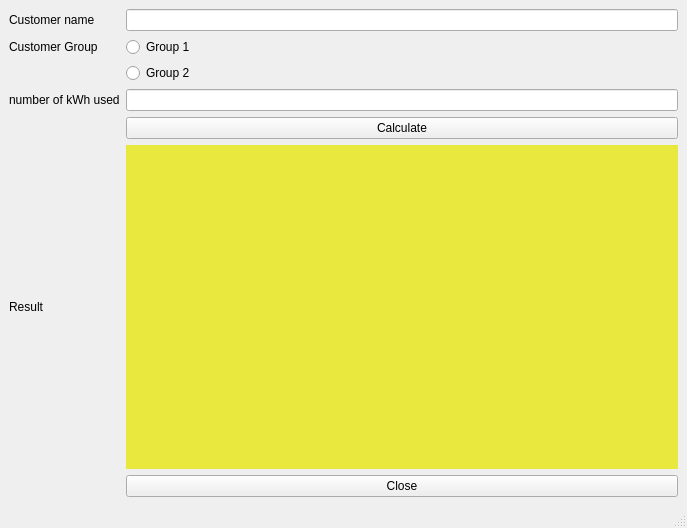
<?xml version="1.0" encoding="UTF-8"?>
<ui version="4.0">
 <class>MainWindow</class>
 <widget class="QMainWindow" name="MainWindow">
  <property name="geometry">
   <rect>
    <x>0</x>
    <y>0</y>
    <width>687</width>
    <height>528</height>
   </rect>
  </property>
  <property name="windowTitle">
   <string>MainWindow</string>
  </property>
  <widget class="QWidget" name="centralwidget">
   <layout class="QHBoxLayout" name="horizontalLayout">
    <item>
     <layout class="QGridLayout" name="gridLayout">
      <item row="0" column="0">
       <widget class="QLabel" name="name">
        <property name="text">
         <string>Customer name</string>
        </property>
       </widget>
      </item>
      <item row="0" column="1">
       <widget class="QLineEdit" name="lineEdit"/>
      </item>
      <item row="2" column="1">
       <widget class="QRadioButton" name="group2">
        <property name="text">
         <string>Group 2</string>
        </property>
       </widget>
      </item>
      <item row="1" column="1">
       <widget class="QRadioButton" name="group1">
        <property name="text">
         <string>Group 1</string>
        </property>
       </widget>
      </item>
      <item row="4" column="1">
       <widget class="QPushButton" name="calculate">
        <property name="text">
         <string>Calculate</string>
        </property>
       </widget>
      </item>
      <item row="3" column="1">
       <widget class="QLineEdit" name="lineEditNumberkwh"/>
      </item>
      <item row="5" column="0">
       <widget class="QLabel" name="label">
        <property name="text">
         <string>Result</string>
        </property>
       </widget>
      </item>
      <item row="3" column="0">
       <widget class="QLabel" name="numberofkwh">
        <property name="text">
         <string>number of kWh used</string>
        </property>
       </widget>
      </item>
      <item row="1" column="0">
       <widget class="QLabel" name="group">
        <property name="text">
         <string>Customer Group</string>
        </property>
       </widget>
      </item>
      <item row="6" column="1">
       <widget class="QPushButton" name="close">
        <property name="text">
         <string>Close</string>
        </property>
       </widget>
      </item>
      <item row="5" column="1">
       <widget class="QLabel" name="label_2">
        <property name="styleSheet">
         <string notr="true">background-color: rgb(232, 232, 63)</string>
        </property>
        <property name="text">
         <string/>
        </property>
       </widget>
      </item>
     </layout>
    </item>
   </layout>
  </widget>
  <widget class="QMenuBar" name="menubar">
   <property name="geometry">
    <rect>
     <x>0</x>
     <y>0</y>
     <width>687</width>
     <height>26</height>
    </rect>
   </property>
  </widget>
  <widget class="QStatusBar" name="statusbar"/>
 </widget>
 <resources/>
 <connections>
  <connection>
   <sender>close</sender>
   <signal>clicked()</signal>
   <receiver>MainWindow</receiver>
   <slot>close()</slot>
   <hints>
    <hint type="sourcelabel">
     <x>406</x>
     <y>452</y>
    </hint>
    <hint type="destinationlabel">
     <x>343</x>
     <y>263</y>
    </hint>
   </hints>
  </connection>
 </connections>
</ui>
